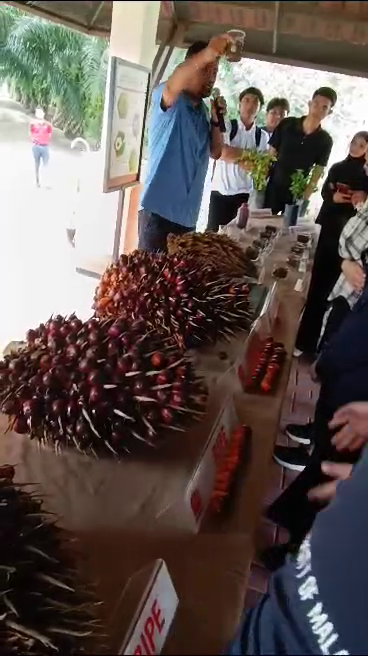
#> input picture frame 16 of videos/palm oil.mp4, 368 x 656 px, given in place of palm oil (2).mp4, which was not available
$ python ResizeVid.py
#> lines starting #> are read from the running program, lines starting #| are printed output that depends on the picture
import os
import cv2

def resize_video(input_file, output_file, scale_percent):
    # Open the video file
#> called with input_file = './videos/palm oil (2).mp4', output_file = './videos/palm oil (2).mp4', scale_percent = 50
    cap = cv2.VideoCapture(input_file)

    # Get the video details (frame width, frame height)
    width = int(cap.get(cv2.CAP_PROP_FRAME_WIDTH))
    height = int(cap.get(cv2.CAP_PROP_FRAME_HEIGHT))

    # Calculate the new dimensions
    new_width = int(width * scale_percent / 100)
    new_height = int(height * scale_percent / 100)

    # Define the codec and create VideoWriter object
    fourcc = cv2.VideoWriter_fourcc(*'mp4v')  # Use 'XVID' for AVI format
    out = cv2.VideoWriter(output_file, fourcc, 20.0, (new_width, new_height))

    while True:
        ret, frame = cap.read()  # Read a frame from the video
#> frame is the input picture: shape (656, 368, 3); mean B, G, R 80.8, 85.2, 96.8

        if not ret:
            break  # Break the loop if no frame is read

        # Resize the frame
        resized_frame = cv2.resize(frame, (new_width, new_height), interpolation=cv2.INTER_AREA)
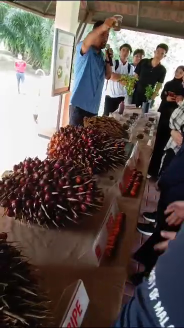
#> resized_frame: shape (328, 184, 3); mean B, G, R 81, 85.3, 96.9

        # Write the resized frame to the output video file
        out.write(resized_frame)

        # Display the frame
        cv2.imshow('Resized Video', resized_frame)

        # Press 'q' to exit the loop and stop resizing
        if cv2.waitKey(1) & 0xFF == ord('q'):
#> (key q is pressed here)
            break

    # Release the video capture and video writer objects
    cap.release()
    out.release()

    # Close all OpenCV windows
    cv2.destroyAllWindows()

VIDEOS_DIR = os.path.join('.', 'videos')
video_path = os.path.join(VIDEOS_DIR, r"palm oil (2).mp4")
video_path_out = '{}_out.mp4'.format(video_path)

if __name__ == '__main__':
    # Specify the input and output video file paths
    input_file_path = video_path
    output_file_path = video_path

    # Specify the percentage scale for resizing (e.g., 50%)
    scale_percent = 50

    # Call the resize_video function
    resize_video(input_file_path, output_file_path, scale_percent)

$ run again, starting later in the video
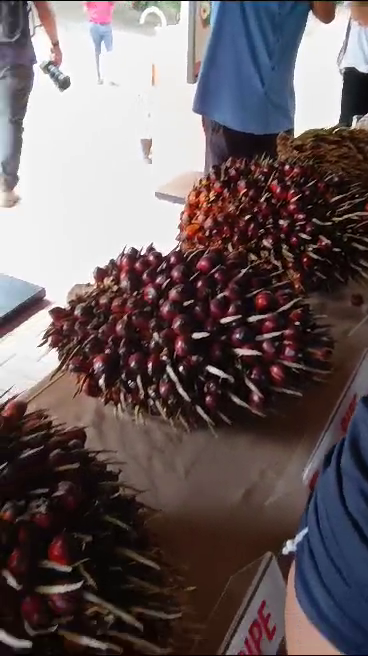
#> input picture frame 72 of videos/palm oil.mp4, 368 x 656 px, given in place of palm oil (2).mp4, which was not available
#> in resize_video, frame is the input picture: shape (656, 368, 3); mean B, G, R 95.2, 93.5, 106
#> in resize_video, `resized_frame = cv2.resize(frame, (new_width, new_height), interpolati..`:
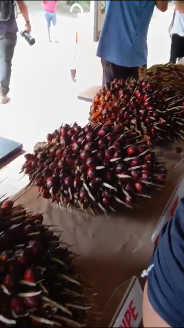
#> resized_frame: shape (328, 184, 3); mean B, G, R 95.3, 93.6, 106.1
